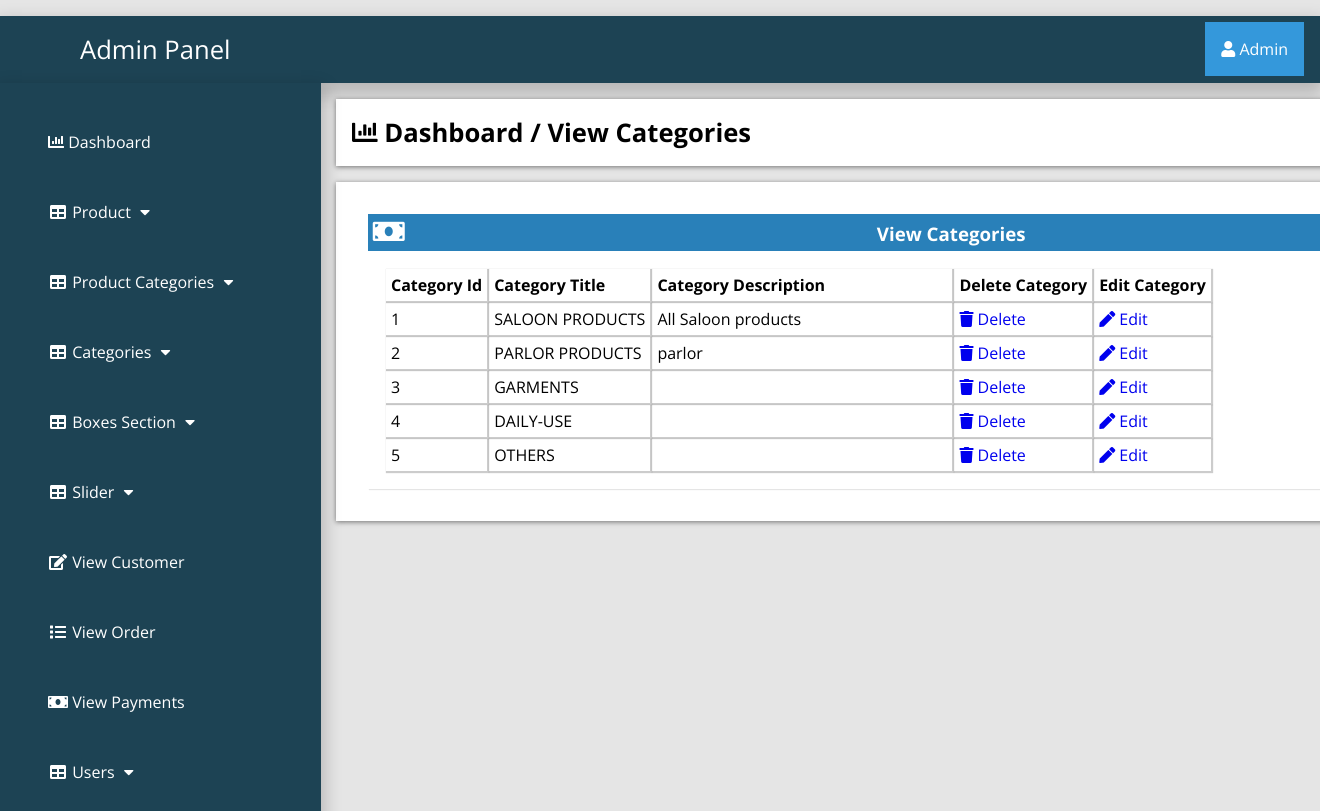
The page /adminPage/index.php?view_categories (signed in) on the database its author committed.
### tables this page shows
CREATE TABLE `categories` (
  `cat_id` int(100) NOT NULL,
  `cat_title` text NOT NULL,
  `cat_desc` text NOT NULL
);

### adminPage/view_cat.php (the view)
<?php
if (!isset($_SESSION['admin_email'])){
  echo "<script>window.open('login.php','_self')</script>";
  }else{
?>
<div class="row">
	<div class="col-lg-12">
		<div class="breadcrump">
			<li class="active">
				<i class="fa fa-bar-chart"></i>
				Dashboard / View Categories
			</li>
		</div>
	</div>
</div>
<div class="row">
	<div class="col-lg-12">
		<div class="panel panel-default">
			<div class="panel-heading">
				<h3 class="panel-title">
					<i class="fa fa-money fa-fw"></i>
					View Categories
				</h3>
			</div>
			<div class="panel-body">
				<div class="table-responsive">
					<table class="table table-bordered table-hover table-striped">
							<thead>
								<tr>
									<th>Category Id</th>
									<th>Category Title</th>
									<th>Category Description</th>
									<th>Delete Category</th>
									<th>Edit Category</th>
								</tr>
							</thead>
							<tbody>
								<?php
								$i=0;
								$get_cats="select * from categories";
								$run_cats=mysqli_query($con,$get_cats);
								while ($row_cats=mysqli_fetch_array($run_cats)) {
									$cat_id=$row_cats['cat_id'];
									$cat_title=$row_cats['cat_title'];
									$cat_desc=$row_cats['cat_desc'];
									$i++;
								  ?>
                                <tr>
                                	<td><?php echo $i; ?></td>
                                	<td><?php echo $cat_title; ?></td>
                                	<td width="300"><?php echo $cat_desc; ?></td>
                                	<td>
                                		<a href="index.php?delete_cat=<?php echo $cat_id; ?>">
                                			<i class="fa fa-trash"></i> Delete
                                		</a>
                                	</td>
                                      <td>
                                      	<a href="index.php?edit_cat=<?php echo $cat_id; ?>">
                                      		<i class="fa fa-pen"></i> Edit
                                      	</a>
                                      </td>
                                </tr>
                                 <?php } ?>
							</tbody>
						</table>
					</div>
				</div>
				</div>
				</div>
<?php } ?>

### adminPage/includes/sidebar.php (shortened to what this page needs)
<?php
if (!isset($_SESSION['admin_email'])){
  echo "<script>window.open('login.php','_self')</script>";
  }else{
?>
<nav class="navbar navbar-inverse navbar-fixed-top" >
	<div class="navbar-header">
		<a href="index.php?dashboard" class="navbar-brand"><span>Admin Panel</span></a>
	</div>
		<div class="dropdown">
		 <button onclick="myFunction()" class="dropbtn"><i class="fa fa-user"></i> <?php echo $admin_name; ?></a></button>
		</div>
	<div class="collapse navbar-collapse navbar-ex1-collapse">
	<ul class="nav navbar-nav side-nav">
  <li>
    <a href="index.php?dashboard"><i class="fa fa-bar-chart"></i> Dashboard</a>
  </li>
  <li class="button-dropdown" id="#products">
    <a href="#" class="dropdown-toggle" data-toggle="collapse" data-target="#products"><i class="fa fa-fw fa-table"></i> Product <i class="fa fa-fw fa-caret-down"></i></a>
  </li>
  <li class="button-dropdown" id="#products_cat">
    <a href="#" class="dropdown-toggle" data-toggle="collapse" data-target="#products_cat"><i class="fa fa-fw fa-table"></i> Product Categories <i class="fa fa-fw fa-caret-down"></i></a>
  </li>
  <li class="button-dropdown" id="#category">
    <a href="#" class="dropdown-toggle" data-toggle="collapse" data-target="#category"><i class="fa fa-fw fa-table"></i> Categories <i class="fa fa-fw fa-caret-down"></i></a>
  </li>
<li class="button-dropdown" >
  <a href="#" class="dropdown-toggle" data-toggle="collapse" data-target="#boxes">
    <i class="fa fa-fw fa-table"></i> Boxes Section <i class="fa fa-fw fa-caret-down"></i>
  </a>
</li>
  <li class="button-dropdown">
    <a href="#" class="dropdown-toggle" data-toggle="collapse" data-target="#slider"><i class="fa fa-fw fa-table"></i>  Slider <i class="fa fa-fw fa-caret-down"></i></a>
  </li>
  <li>
  	<a href="index.php?view_customer">
  		<i class="fa fa-fw fa-edit"></i> View Customer
  	</a>
  </li>
  <li>
  	<a href="index.php?view_order">
  		<i class="fa fa-fw fa-list"></i> View Order
  	</a>
  </li>
  <li>
  	<a href="index.php?view_payments">
  		<i class="fa fa-fw fa-money"></i> View Payments
  	</a>
  </li>
  <li class="button-dropdown">
    <a href="#" class="dropdown-toggle" data-toggle="collapse" data-target="#users"><i class="fa fa-fw fa-table"></i>  Users <i class="fa fa-fw fa-caret-down"></i></a>
  </li>
</ul>
</div>
</nav>
<?php } ?>

### adminPage/css/style.css (style rules this page uses)
:root { --blue:#2980b9; }
body { margin-top: ; }
* { font-family: 'Open Sans', sans-serif; margin:0; padding:0; box-sizing: border-box; text-decoration: none; transition: all .2s cubic-bezier(.37,1.14,.26,1.24); }
html { background-color: rgba(0,0,0,.1); }
.navbar-fixed-top { background:#1d4354; padding: 1rem; margin-top: 1rem; box-shadow: 0px 8px 16px 4px rgba(0,0,0,0.2); margin-left: ; margin-right: ; }
.navbar-fixed-top a span { margin-left: 4rem; }
.navbar-fixed-top .navbar-brand { font-size: 1.6rem; color: #ffffff; }
.dropbtn { background-color: #3498DB; color: white; padding: 16px; font-size: 16px; border: none; cursor: pointer; }
.dropdown { position: relative; display: inline-block; float: right; margin-top: -2.8rem; }
.nav { position: absolute; top: 51px; margin-top: 32px; width: auto; height: 110%; border-radius: 0; display: block; background-color: #1d4354; bottom: 0; overflow: hidden; padding-bottom: 40px; box-shadow: 0px 8px 16px 4px rgba(0,0,0,0.2); margin-left: -1rem; }
.nav>li>a { width: 225px; display: block; color: #ffffff; margin: 3rem; }
.row { width: 81.2%; background-color: #ffffff; margin: auto; margin-left: 21rem; margin-top: 1rem; padding: 1rem; display: ; }
.panel { text-align: left; box-shadow: 1px 1px 1px 0px rgba(0.1,0.1,0.1,0.1); margin: 1rem; background-color: #ffffff; padding: rem; }
.panel-heading .panel-title { background-color: #2980b9; color: #ffffff; padding: .3rem; }
.table-responsive .table-striped th { padding: 5px; box-shadow: 1px 1px 1px 1px rgba(0.1,0.1,0.1,0.2); }
.table-responsive .table-striped tbody td { box-shadow: 1px 1px 1px 1px rgba(0.1,0.1,0.1,0.2); padding:5px; }
.breadcrump .active { font-weight: bold; font-size: 1.6rem; }
.row { list-style: none; box-shadow: 0 1px 5px rgba(0, 0, 0, 0.5); }
.row .fa-money { font-size: 1.6rem; width: 50%; text-align: left; }
.panel-body { display: flex; align-items: center; justify-content: left; padding: 1rem; flex-wrap: wrap; }

### rows shown on the page
categories: cat_title "SALOON PRODUCTS", cat_desc "All Saloon products"
categories: cat_title "PARLOR PRODUCTS", cat_desc "parlor"
categories: cat_title "GARMENTS"
categories: cat_title "DAILY-USE"
categories: cat_title "OTHERS"

### other values the page prints
$admin_name "Admin"
